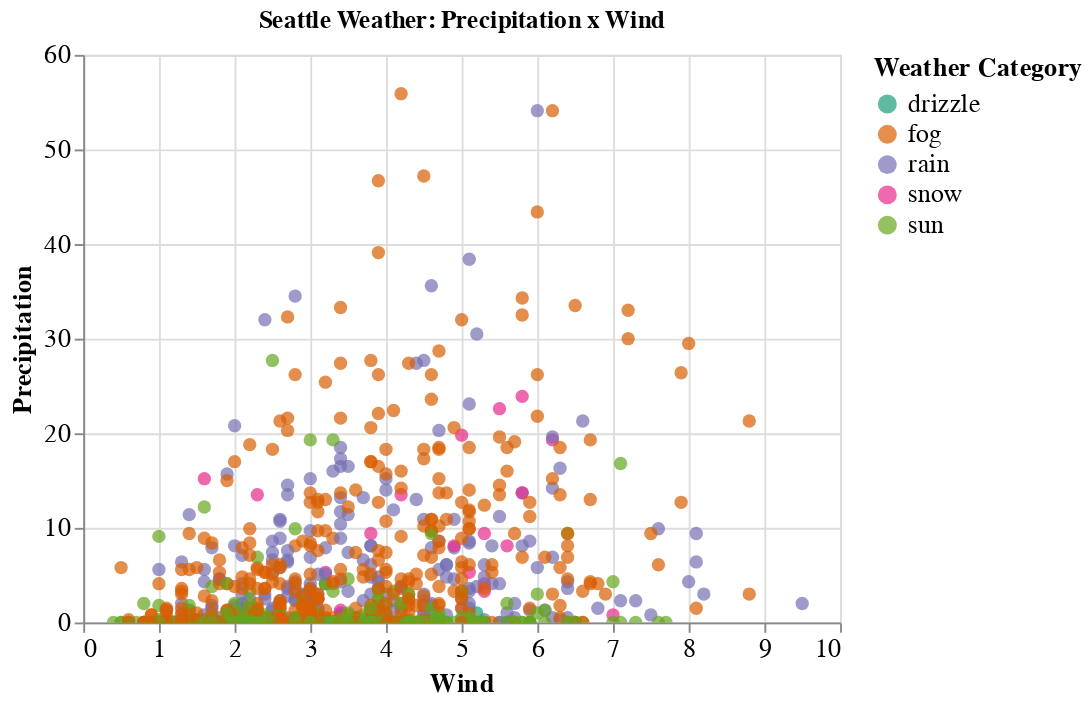

Notebook cell for this chart:
### Code cell
# Hover over the points for the tooltips!
alt.Chart(weather).mark_circle(size=50).encode(
    x=alt.X('wind:Q', title="Wind"),
    y=alt.Y('precipitation:Q', title="Precipitation"),
    color=alt.Color('weather', 
                    legend=alt.Legend(title="Weather Category",
                                      orient="right",
                                      labelFontSize=14,
                                      titleFontSize=14),
                    scale=alt.Scale(scheme='dark2')
                    ),
    tooltip=['weather', 'precipitation', 'wind']
).configure_axis(labelFontSize=14,
                 titleFontSize=14
                 ).properties(title='Seattle Weather: Precipitation x Wind'
                 ).interactive()

### Figure 1 — Vega-Lite specification as saved in the notebook (floating-point values rounded to 4 significant figures; data arrays with more than 128 entries replaced by an {"elided": "..."} marker saying what was removed)
{"config": {"view": {"continuousWidth": 400, "continuousHeight": 300}, "axis": {"labelFontSize": 14, "titleFontSize": 14}}, "data": {"name": "data-830c39fec90146253fb06a06c26374ef"}, "mark": {"type": "circle", "size": 50}, "encoding": {"color": {"field": "weather", "legend": {"labelFontSize": 14, "orient": "right", "title": "Weather Category", "titleFontSize": 14}, "scale": {"scheme": "dark2"}, "type": "nominal"}, "tooltip": [{"field": "weather", "type": "nominal"}, {"field": "precipitation", "type": "quantitative"}, {"field": "wind", "type": "quantitative"}], "x": {"field": "wind", "title": "Wind", "type": "quantitative"}, "y": {"field": "precipitation", "title": "Precipitation", "type": "quantitative"}}, "selection": {"selector011": {"type": "interval", "bind": "scales", "encodings": ["x", "y"]}}, "title": "Seattle Weather: Precipitation x Wind", "$schema": "https://vega.github.io/schema/vega-lite/v4.17.0.json", "datasets": {"data-830c39fec90146253fb06a06c26374ef": {"elided": "1461 records"}}}
